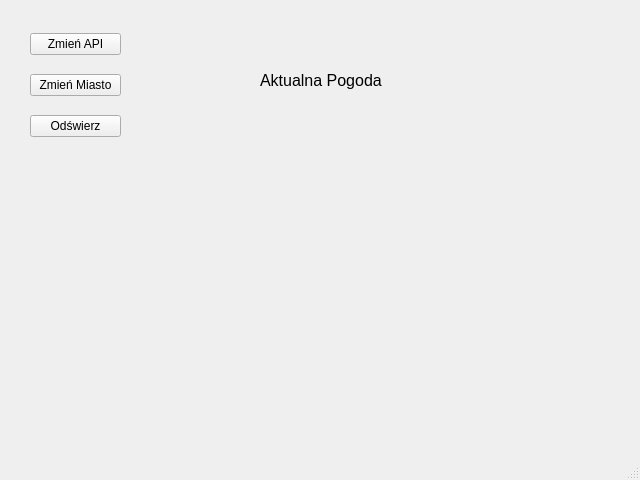
<?xml version="1.0" encoding="UTF-8"?>
<ui version="4.0">
 <class>MainWindow</class>
 <widget class="QMainWindow" name="MainWindow">
  <property name="geometry">
   <rect>
    <x>0</x>
    <y>0</y>
    <width>640</width>
    <height>480</height>
   </rect>
  </property>
  <property name="windowTitle">
   <string>MainWindow</string>
  </property>
  <widget class="QWidget" name="centralwidget">
   <property name="enabled">
    <bool>true</bool>
   </property>
   <property name="contextMenuPolicy">
    <enum>Qt::CustomContextMenu</enum>
   </property>
   <widget class="QStackedWidget" name="stackedWidget">
    <property name="geometry">
     <rect>
      <x>0</x>
      <y>0</y>
      <width>631</width>
      <height>451</height>
     </rect>
    </property>
    <property name="minimumSize">
     <size>
      <width>631</width>
      <height>0</height>
     </size>
    </property>
    <property name="maximumSize">
     <size>
      <width>631</width>
      <height>16777215</height>
     </size>
    </property>
    <property name="currentIndex">
     <number>2</number>
    </property>
    <widget class="QWidget" name="page_3">
     <widget class="QGroupBox" name="windowAPI">
      <property name="enabled">
       <bool>true</bool>
      </property>
      <property name="geometry">
       <rect>
        <x>150</x>
        <y>140</y>
        <width>351</width>
        <height>121</height>
       </rect>
      </property>
      <property name="autoFillBackground">
       <bool>false</bool>
      </property>
      <property name="title">
       <string/>
      </property>
      <property name="alignment">
       <set>Qt::AlignBottom|Qt::AlignLeading|Qt::AlignLeft</set>
      </property>
      <property name="flat">
       <bool>false</bool>
      </property>
      <widget class="QWidget" name="verticalLayoutWidget">
       <property name="enabled">
        <bool>true</bool>
       </property>
       <property name="geometry">
        <rect>
         <x>0</x>
         <y>0</y>
         <width>351</width>
         <height>121</height>
        </rect>
       </property>
       <layout class="QVBoxLayout" name="verticalLayout">
        <item>
         <widget class="QLabel" name="label">
          <property name="enabled">
           <bool>true</bool>
          </property>
          <property name="text">
           <string>&lt;html&gt;&lt;head/&gt;&lt;body&gt;&lt;p&gt;&lt;span style=&quot; font-size:18pt;&quot;&gt;Podaj API do OpenWeatherMap&lt;/span&gt;&lt;/p&gt;&lt;/body&gt;&lt;/html&gt;</string>
          </property>
         </widget>
        </item>
        <item>
         <widget class="QLineEdit" name="api_text">
          <property name="enabled">
           <bool>true</bool>
          </property>
         </widget>
        </item>
        <item>
         <widget class="QGroupBox" name="groupBox">
          <property name="enabled">
           <bool>true</bool>
          </property>
          <property name="title">
           <string/>
          </property>
          <widget class="QCheckBox" name="checkBox">
           <property name="enabled">
            <bool>true</bool>
           </property>
           <property name="geometry">
            <rect>
             <x>20</x>
             <y>10</y>
             <width>111</width>
             <height>21</height>
            </rect>
           </property>
           <property name="text">
            <string>Zapamiętaj</string>
           </property>
          </widget>
          <widget class="QPushButton" name="pushButton">
           <property name="enabled">
            <bool>true</bool>
           </property>
           <property name="geometry">
            <rect>
             <x>210</x>
             <y>10</y>
             <width>121</width>
             <height>23</height>
            </rect>
           </property>
           <property name="text">
            <string>Dalej</string>
           </property>
          </widget>
         </widget>
        </item>
       </layout>
      </widget>
     </widget>
    </widget>
    <widget class="QWidget" name="page_4">
     <widget class="QGroupBox" name="windowCitySelect">
      <property name="geometry">
       <rect>
        <x>150</x>
        <y>120</y>
        <width>351</width>
        <height>161</height>
       </rect>
      </property>
      <property name="title">
       <string/>
      </property>
      <widget class="QWidget" name="verticalLayoutWidget_2">
       <property name="geometry">
        <rect>
         <x>0</x>
         <y>0</y>
         <width>351</width>
         <height>161</height>
        </rect>
       </property>
       <layout class="QVBoxLayout" name="verticalLayout_2">
        <item>
         <widget class="QGroupBox" name="groupBox_3">
          <property name="title">
           <string/>
          </property>
          <widget class="QLabel" name="label_6">
           <property name="enabled">
            <bool>true</bool>
           </property>
           <property name="geometry">
            <rect>
             <x>18</x>
             <y>0</y>
             <width>331</width>
             <height>21</height>
            </rect>
           </property>
           <property name="text">
            <string>Kraj</string>
           </property>
          </widget>
          <widget class="QLineEdit" name="country_text">
           <property name="geometry">
            <rect>
             <x>18</x>
             <y>30</y>
             <width>311</width>
             <height>31</height>
            </rect>
           </property>
          </widget>
         </widget>
        </item>
        <item>
         <widget class="QGroupBox" name="groupBox_2">
          <property name="title">
           <string/>
          </property>
          <widget class="QLabel" name="label_2">
           <property name="enabled">
            <bool>true</bool>
           </property>
           <property name="geometry">
            <rect>
             <x>18</x>
             <y>0</y>
             <width>331</width>
             <height>21</height>
            </rect>
           </property>
           <property name="text">
            <string>Miasto</string>
           </property>
          </widget>
          <widget class="QLineEdit" name="city_text">
           <property name="geometry">
            <rect>
             <x>18</x>
             <y>20</y>
             <width>311</width>
             <height>31</height>
            </rect>
           </property>
          </widget>
         </widget>
        </item>
        <item>
         <widget class="QPushButton" name="find_Button">
          <property name="enabled">
           <bool>true</bool>
          </property>
          <property name="text">
           <string>Wyszukaj</string>
          </property>
         </widget>
        </item>
       </layout>
      </widget>
     </widget>
    </widget>
    <widget class="QWidget" name="page_5">
     <widget class="QWidget" name="verticalLayoutWidget_3">
      <property name="geometry">
       <rect>
        <x>30</x>
        <y>20</y>
        <width>91</width>
        <height>131</height>
       </rect>
      </property>
      <layout class="QVBoxLayout" name="verticalLayout_3">
       <item>
        <widget class="QPushButton" name="change_api_button">
         <property name="text">
          <string>Zmień API</string>
         </property>
        </widget>
       </item>
       <item>
        <widget class="QPushButton" name="change_city_button">
         <property name="text">
          <string>Zmień Miasto</string>
         </property>
        </widget>
       </item>
       <item>
        <widget class="QPushButton" name="refresh_button">
         <property name="text">
          <string>Odświerz</string>
         </property>
        </widget>
       </item>
      </layout>
     </widget>
     <widget class="QLabel" name="pogoda_text">
      <property name="geometry">
       <rect>
        <x>260</x>
        <y>20</y>
        <width>241</width>
        <height>121</height>
       </rect>
      </property>
      <property name="text">
       <string>&lt;html&gt;&lt;head/&gt;&lt;body&gt;&lt;p align=&quot;justify&quot;&gt;&lt;span style=&quot; font-size:12pt;&quot;&gt;Aktualna Pogoda&lt;/span&gt;&lt;/p&gt;&lt;/body&gt;&lt;/html&gt;</string>
      </property>
     </widget>
     <widget class="QWidget" name="chart_widget" native="true">
      <property name="geometry">
       <rect>
        <x>20</x>
        <y>160</y>
        <width>601</width>
        <height>301</height>
       </rect>
      </property>
     </widget>
    </widget>
   </widget>
  </widget>
  <widget class="QMenuBar" name="menubar">
   <property name="geometry">
    <rect>
     <x>0</x>
     <y>0</y>
     <width>640</width>
     <height>21</height>
    </rect>
   </property>
  </widget>
  <widget class="QStatusBar" name="statusbar"/>
 </widget>
 <resources/>
 <connections/>
</ui>
